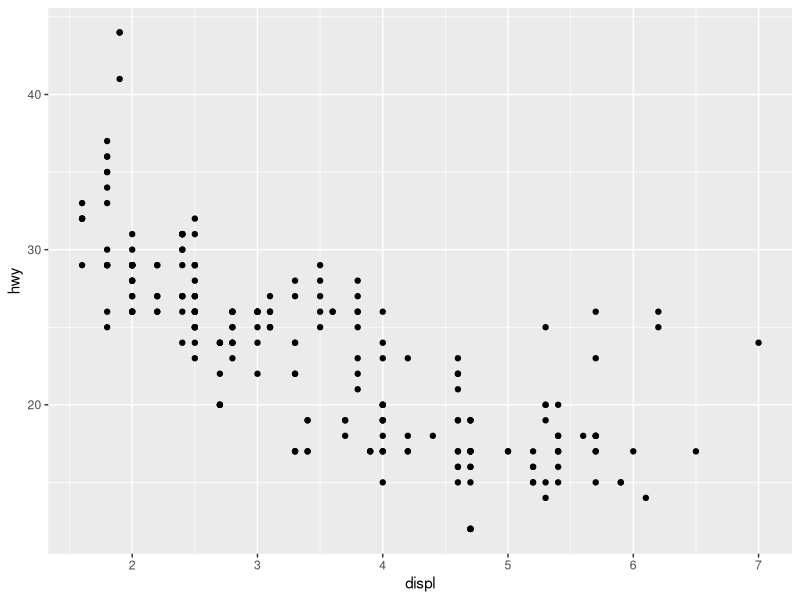
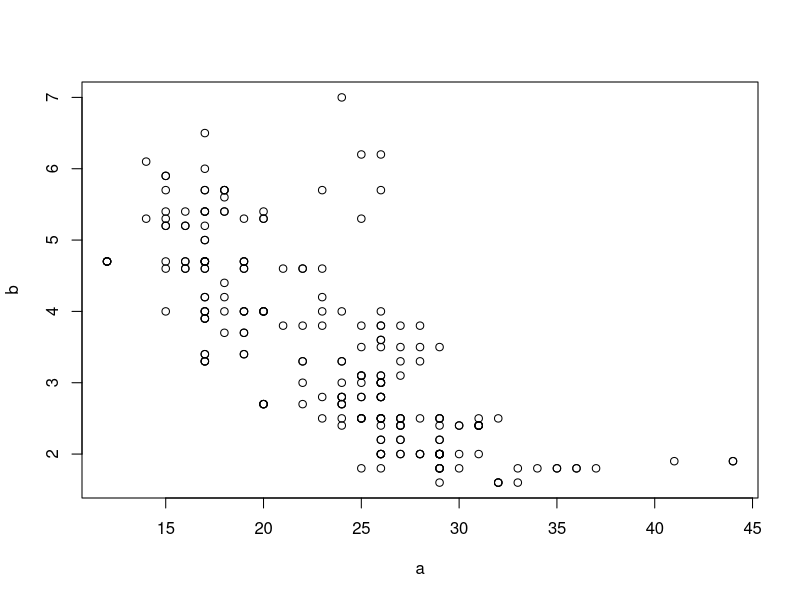

These charts were generated, in order, by the following R code:
library(tidyverse)

# com ggplot2:
ggplot(mpg) + 
  geom_point(mapping = aes(x = displ, y = hwy))
########
# sem ggplot2:
## precisasse converter a coluna que está em "list" num vetor e para 
## não vir com o nome da casa na variável, usa-se o use.name
a = unlist(mpg['hwy'], use.name = F)
b = unlist(mpg['displ'], use.name = F)
plot(a, b)

